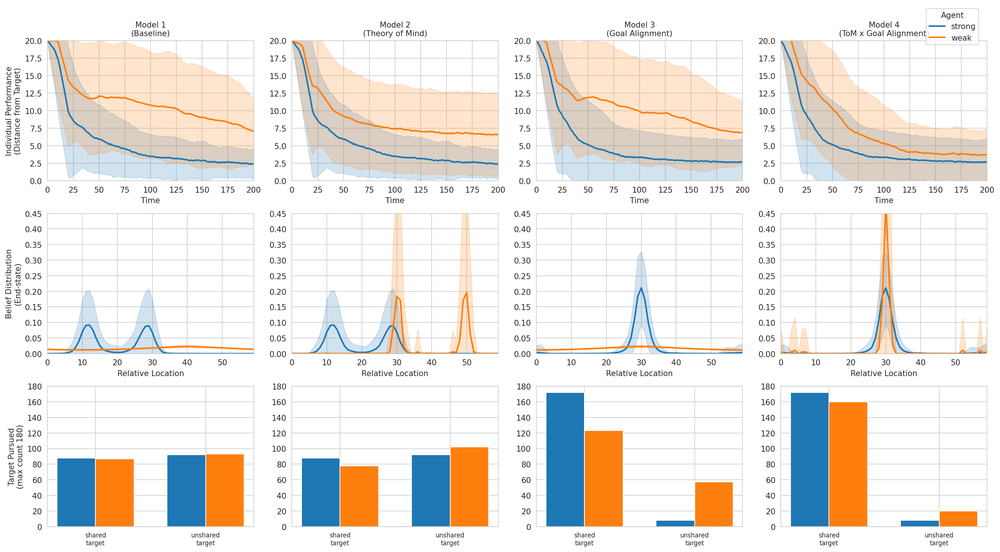
#> input picture simulation/kaufmann/results/figure8_all_models.png, 1000 x 552 px, shrunk from 2683 x 1481 before the run
$ python strip_titles.py
#> lines starting #> are read from the running program, lines starting #| are printed output that depends on the picture
#!/usr/bin/env python3
"""
Post-process existing chart PNGs:
  1. Crop title area from the top of each chart.
  2. Split the two wide gamma evolution strips into sub-panel images.

No simulation re-run required -- works on existing image files.
"""

import os
from PIL import Image
import numpy as np

BASE = os.path.dirname(os.path.abspath(__file__))


def find_crop_row(path):
    """Detect where the title area ends by analysing dark-pixel density."""
    img = Image.open(path).convert("L")
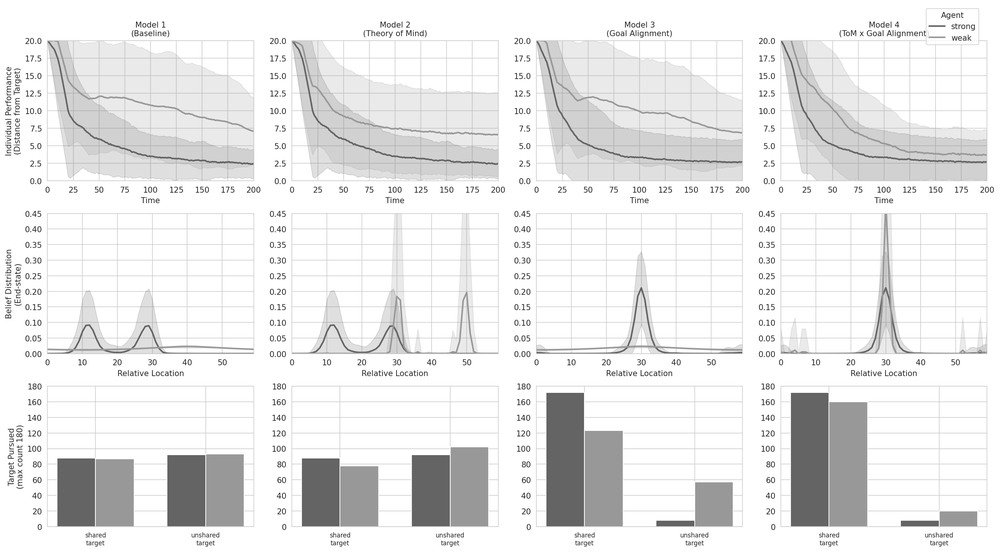
#> img: PIL image 1000x552 L; min 28, max 255, mean 233.5
    arr = np.array(img)
    h = arr.shape[0]
#> h = 552

    dark_frac = [(arr[i] < 200).sum() / arr.shape[1]
                 for i in range(min(120, h))]
#> dark_frac = 120 values, max 0.25 at index 110, min 0 at index 0, mean 0.0475

    title_start = None
    title_end = None
    for i in range(len(dark_frac)):
        if dark_frac[i] > 0.05 and title_start is None:
            title_start = i
        if title_start is not None and dark_frac[i] < 0.02:
            title_end = i
            break
#> this loop made 29 passes
#> title_start on pass 24: 23
#> title_end on pass 29: 28
#> after the loop, title_start = 23

    if title_end is None:
        return 0
    return title_end + 2


def crop_title(path):
    """Auto-detect and crop the title area from the top of an image."""
    crop_row = find_crop_row(path)
#> crop_row = 30
    if crop_row == 0:
        print(f"  No title detected: {os.path.basename(path)}")
        return
    img = Image.open(path)
#> img is the input picture: PIL image 1000x552 RGBA; mean R, G, B, A 236.8, 232.8, 228.3, 255
    w, h = img.size
#> w = 1000; h = 552
    cropped = img.crop((0, crop_row, w, h))
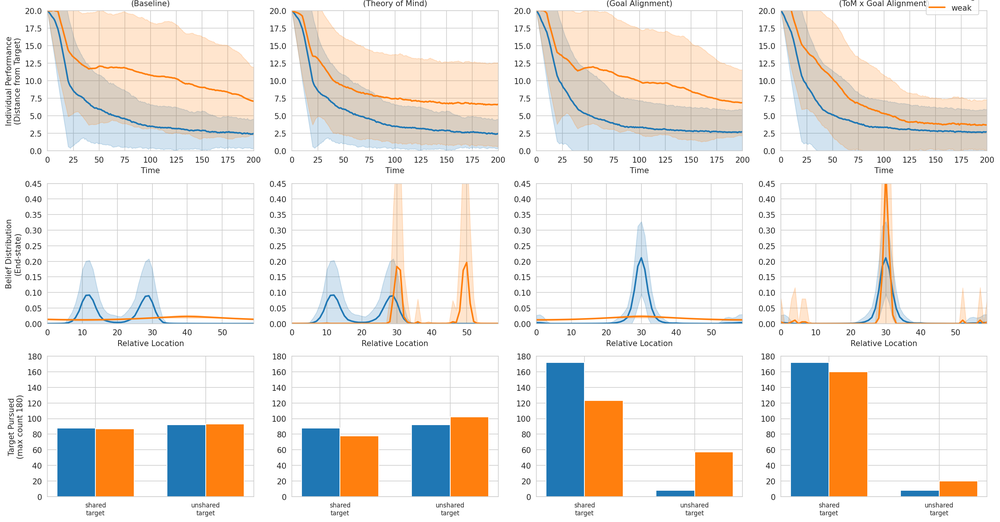
#> cropped: PIL image 1000x522 RGBA; mean R, G, B, A 235.9, 231.7, 226.9, 255
    cropped.save(path, dpi=(150, 150))
    print(f"  Cropped {crop_row}px: {os.path.basename(path)}  "
          f"({w}x{h} -> {w}x{h - crop_row})")
#|   Cropped 30px: figure8_all_models.png  (1000x552 -> 1000x522)


def split_gamma_strip(path, n_panels, output_specs):
    """
    Split a horizontal strip of n_panels into separate images,
    cropping the title from each.

    output_specs: list of (out_path, panel_indices) tuples.
    """
    # First crop title from the full strip
    crop_row = find_crop_row(path)
    img = Image.open(path)
    w, h = img.size
    if crop_row > 0:
        img = img.crop((0, crop_row, w, h))
        h = h - crop_row

    panel_w = w // n_panels

    for out_path, indices in output_specs:
        left = indices[0] * panel_w
        right = (indices[-1] + 1) * panel_w
        sub = img.crop((left, 0, right, h))
        sub.save(out_path, dpi=(150, 150))
        print(f"  Split panels {indices}: {os.path.basename(out_path)}  "
              f"({right - left}x{h})")


def main():
    # ── Crop titles from standard charts ──
    standard_charts = [
        "kaufmann/results/figure8_all_models.png",
        "kaufmann/results/figure9_system_free_energy.png",
        "phas_eai/results/extension1/ext1_free_energy.png",
        "phas_eai/results/extension1/ext1_convergence_weak.png",
        "phas_eai/results/extension2/ext2_free_energy.png",
        "phas_eai/results/extension2/ext2_convergence_weak.png",
        "phas_eai/results/extension3/ext3_free_energy.png",
        "phas_eai/results/extension4/ext4_free_energy.png",
        "phas_eai/results/extension4/ext4_convergence_weak.png",
        "phas_eai/results/extension5/ext5_free_energy.png",
        "phas_eai/results/extension5/ext5_convergence_weak.png",
        "phas_eai/results/combined/combined_free_energy.png",
        "phas_eai/results/combined/combined_convergence_weak.png",
        "phas_eai/results/alignment/alignment_convergence_weak.png",
        "phas_eai/results/alignment/alignment_2x2_summary.png",
        "phas_eai/results/alignment/alignment_free_energy.png",
    ]

    print("=== Cropping titles ===")
    for rel_path in standard_charts:
        full = os.path.join(BASE, rel_path)
        if os.path.exists(full):
            crop_title(full)
        else:
            print(f"  MISSING: {rel_path}")
#> pass 2 of the loop in main, `for rel_path in standard_charts:`:
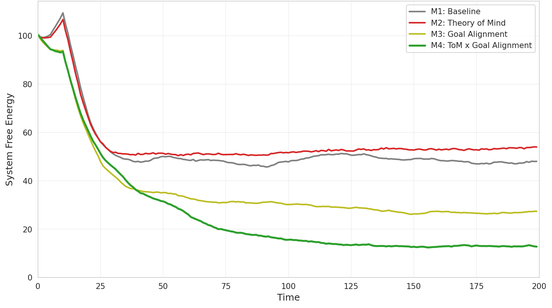
#> input picture simulation/kaufmann/results/figure9_system_free_energy.png, 552 x 308 px, shrunk from 1482 x 827 before the run
#> in find_crop_row (call 2), `img = Image.open(path).convert("L")`:
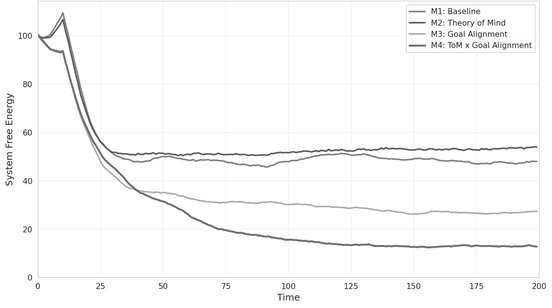
#> img: PIL image 552x308 L; min 31, max 255, mean 249.7
#> dark_frac = 120 values, max 0.149 at index 45, min 0 at index 0, mean 0.0284
#> the loop in find_crop_row (call 2), `for i in range(len(dark_frac)):` made 15 passes
#> title_start on pass 11: 10
#> after the loop in find_crop_row (call 2), `for i in range(len(dark_frac)):`: title_start = 10
#> crop_row = 16
#> in crop_title, img is the input picture: PIL image 552x308 RGBA; mean R, G, B, A 250, 249.9, 248.2, 255
#> in crop_title (call 2), `cropped = img.crop((0, crop_row, w, h))`:
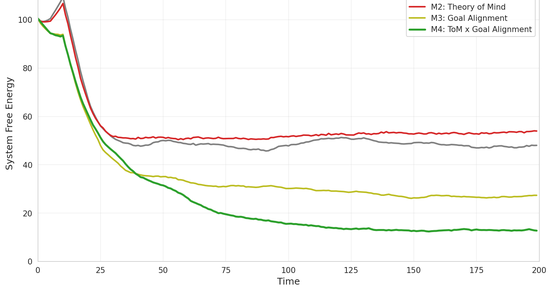
#> cropped: PIL image 552x292 RGBA; mean R, G, B, A 250.1, 249.9, 248.2, 255
#|   Cropped 16px: figure9_system_free_energy.png  (552x308 -> 552x292)
#> pass 3 of the loop in main, `for rel_path in standard_charts:`:
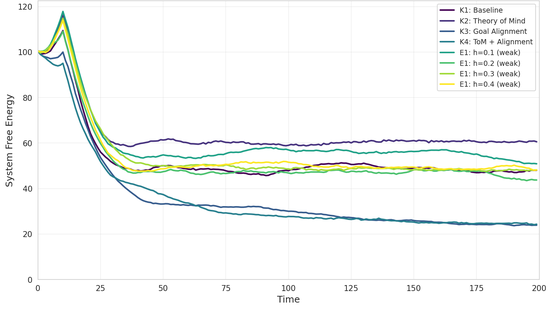
#> input picture simulation/phas_eai/results/extension1/ext1_free_energy.png, 552 x 310 px, shrunk from 1482 x 833 before the run
#> in find_crop_row (call 3), `img = Image.open(path).convert("L")`:
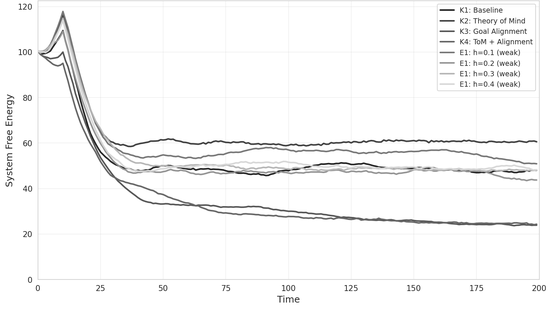
#> img: PIL image 552x310 L; min 19, max 255, mean 247.3
#> dark_frac = 120 values, max 0.121 at index 52, min 0 at index 0, mean 0.0401
#> the loop in find_crop_row (call 3), `for i in range(len(dark_frac)):` made 14 passes
#> title_start on pass 10: 9
#> after the loop in find_crop_row (call 3), `for i in range(len(dark_frac)):`: title_start = 9
#> crop_row = 15
#> in crop_title, img is the input picture: PIL image 552x310 RGBA; mean R, G, B, A 246.2, 248.1, 246.5, 255
#> in crop_title (call 3), `cropped = img.crop((0, crop_row, w, h))`:
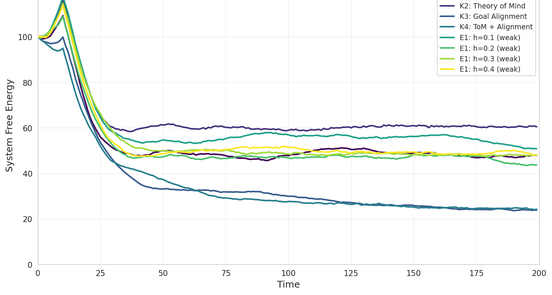
#> cropped: PIL image 552x295 RGBA; mean R, G, B, A 246.1, 248.1, 246.4, 255
#|   Cropped 15px: ext1_free_energy.png  (552x310 -> 552x295)
#> the loop made 16 passes; the first 3 are shown

    # ── Split gamma strips ──
    print("\n=== Splitting gamma evolution strips ===")

    # Extension 3 gamma: 7 panels
    #   0: K1 Baseline, 1: K3 Goal Alignment, 2: K4 ToM+Alignment
    #   3-6: E3 dynamic conditions
    ext3_gamma = os.path.join(
        BASE, "phas_eai/results/extension3/ext3_gamma_evolution.png")
    if os.path.exists(ext3_gamma):
        d = os.path.dirname(ext3_gamma)
        split_gamma_strip(ext3_gamma, 7, [
            (os.path.join(d, "ext3_gamma_baselines.png"), [0, 1, 2]),
            (os.path.join(d, "ext3_gamma_dynamic.png"), [3, 4, 5, 6]),
        ])

    # Combined gamma: 7 panels
    #   0: K1, 1: K4, 2: E1, 3: E2
    #   4: PHAS scaffold, 5: PHAS scaffold+dyn, 6: PHAS full
    combined_gamma = os.path.join(
        BASE, "phas_eai/results/combined/combined_gamma.png")
    if os.path.exists(combined_gamma):
        d = os.path.dirname(combined_gamma)
        split_gamma_strip(combined_gamma, 7, [
            (os.path.join(d, "combined_gamma_baselines.png"), [0, 1, 2, 3]),
            (os.path.join(d, "combined_gamma_phas.png"), [4, 5, 6]),
        ])

    print("\nDone.")


if __name__ == "__main__":
    main()
